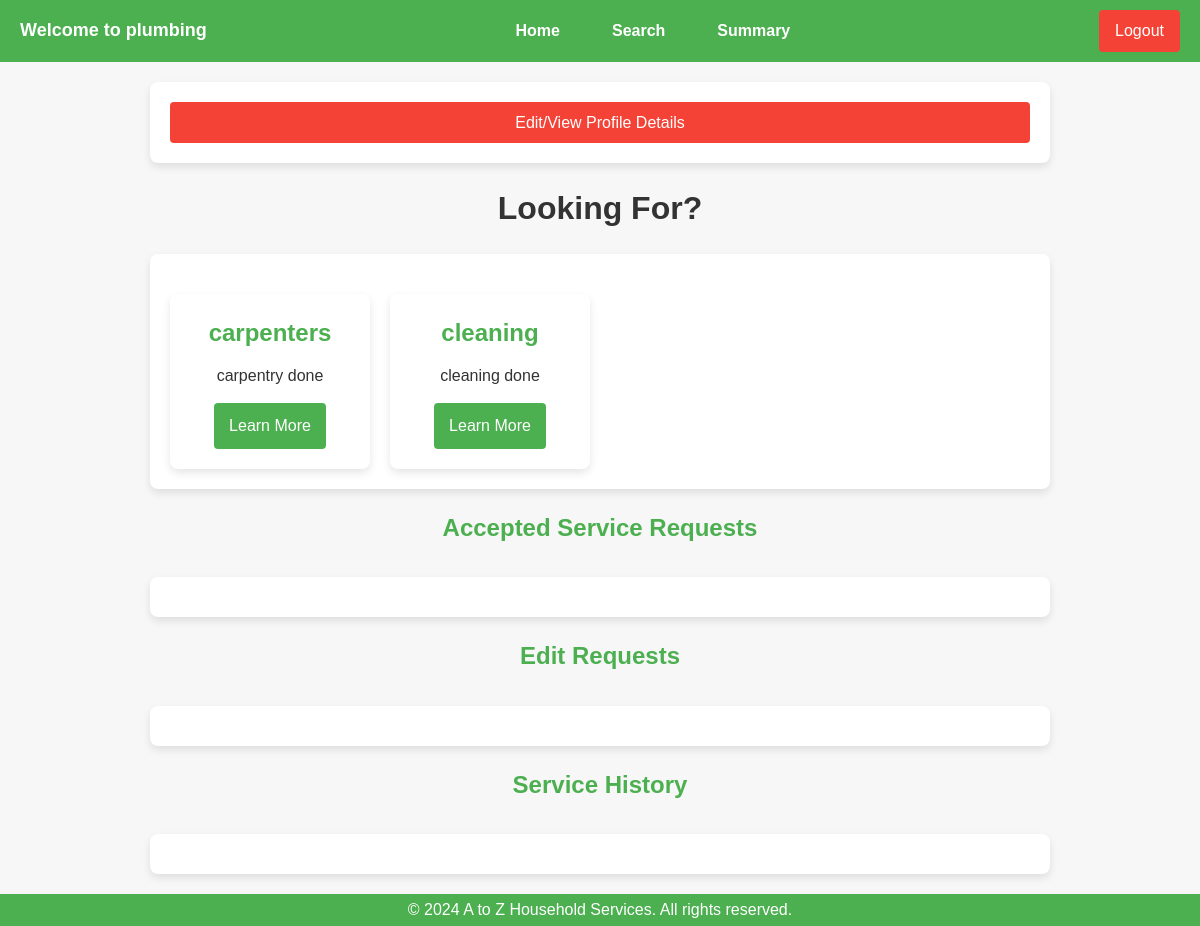
The app's page /dashboard/1/plumbing, older data.
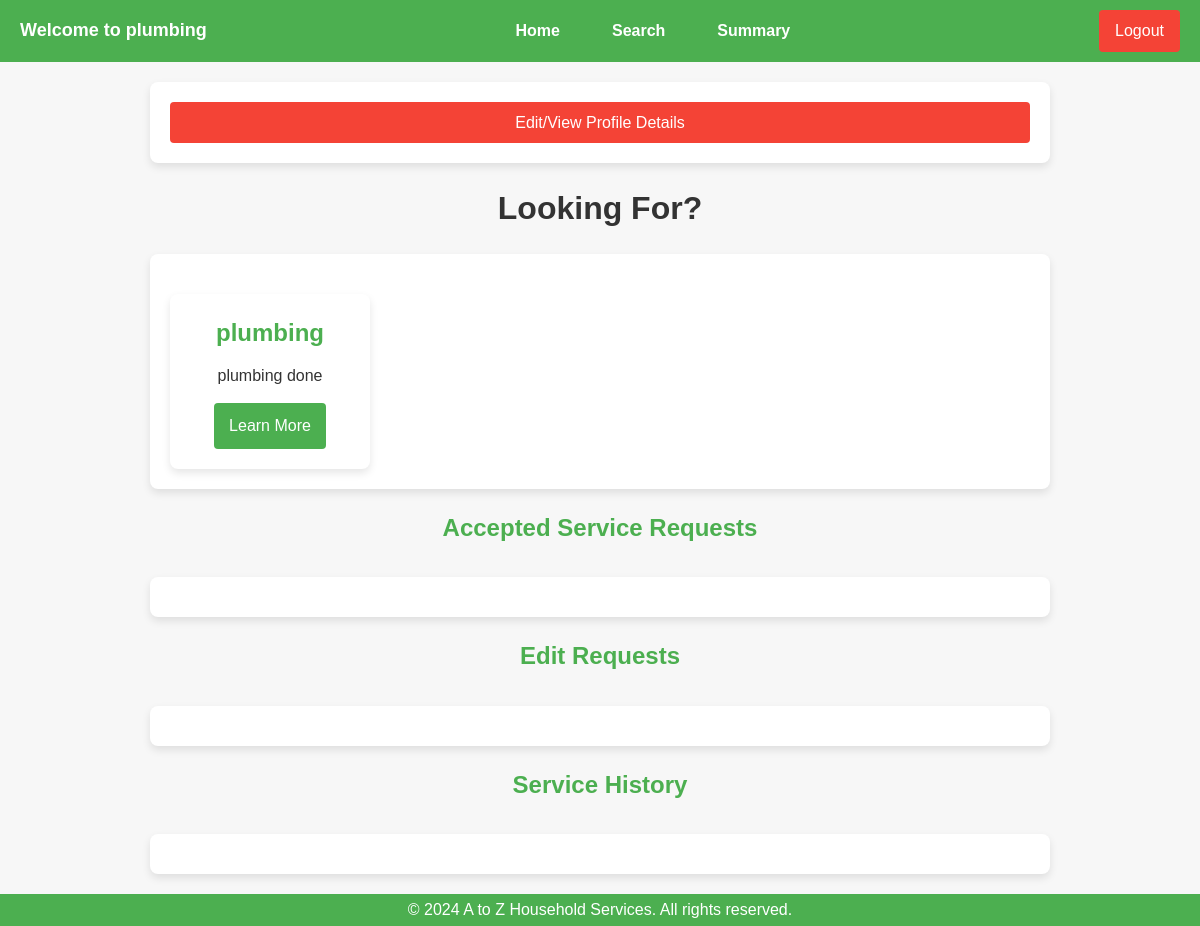
The same page, newer data.
### backend/models.py (models this page shows)
class Service(db.Model):
    __tablename__ = 'services'
    id = db.Column(db.Integer, primary_key=True)
    name = db.Column(db.String(120), nullable=False)
    price = db.Column(db.Float, nullable=False)
    time_required = db.Column(db.String(50), nullable=False)  # e.g., "2 hours"
    description = db.Column(db.Text, nullable=True)

### backend/controllers.py (the view, shortened to what this page needs)
@app.route("/dashboard/<id>/<name>")
def dashboard(id,name):
    services = get_services()
    reqs = get_service_requests_for_user(id)
    return render_template("dashboard.html",name=name,id=id,services=services,reqs=reqs)

### backend/controllers.py (called while the page is built)
def get_services():
    services = Service.query.all()
    return services

def get_service_requests_for_user(uid):
    serv_reqs = (
        db.session.query(ServiceRequest)
        .join(Customer, ServiceRequest.customer_id == Customer.id)
        .filter(Customer.id == uid)
        .all()
    )
    for req in serv_reqs:
        print(req)
        req.prof = get_professional(req.professional_id)
        req.service = get_service(req.service_id)
        print(req.prof,req.service)
    return serv_reqs

### templates/dashboard.html (shortened to what this page needs)
<!DOCTYPE html>
<html lang="en">
<head>
    <link rel="stylesheet" href="/static/main.css">
</head>
<body>
<nav class="navbar">
    <div class="navbar-left">
        <span>Welcome to {{name}}</span>
    </div>
    <ul class="navbar-links">
        <li><a href="/dashboard/{{id}}/{{name}}">Home</a></li>
        <li><a href="/search">Search</a></li>
        <li><a href="/summary">Summary</a></li>
    </ul>
    <div class="navbar-right">
        <a href="/" class="btn btn-logout">Logout</a>
    </div>
</nav>
<div class="my-container">
    <a href="/editprofile/{{id}}" class="btn-secondary">Edit/View Profile Details</a>
</div>
<div class="center">
    <h1>Looking For?</h1>
</div>
<div class="my-container">
    <div class="card-container">
    {%if services%}
    {%for service in services%}
        <div class="card">
            <h3>{{service.name}}</h3>
            <p>{{service.description}}</p>
            <a href="/booking/{{name}}/{{id}}/{{service.id}}" class="btn btn-primary">Learn More</a>
        </div>
    {%endfor%}
    {%endif%}
    </div>
</div>
<h3>Accepted Service Requests</h3>
<main class="my-container">
</main>
<h3>Edit Requests</h3>
<main class="my-container">
</main>
<h3>Service History</h3>
<main class="my-container" >
</main>
<footer>
    <p>&copy; 2024 A to Z Household Services. All rights reserved.</p>
</footer>
</body>
</html>

### static/main.css (style rules this page uses)
* { margin: 0; padding: 0; box-sizing: border-box; }
body { font-family: Arial, sans-serif; background-color: #f7f7f7; color: #333; line-height: 1.6; display: flex; flex-direction: column; justify-content:space-between; align-items: center; height: 100vh; }
.btn-secondary { display: inline-block; width: 100%; text-decoration: none; text-align: center; font-size: 16px; background-color: #f44336; color: white; padding: 8px 16px; border-radius: 4px; cursor: pointer; border: none; transition: transform 0.3s ease-in-out }
.navbar { width: 100%; background-color: #4CAF50; padding: 10px 20px; display: flex; justify-content: space-between; align-items: center; position: sticky; top: 0; z-index: 1000; }
.navbar-left { color: white; font-size: 18px; font-weight: bold; }
.navbar-links { list-style: none; display: flex; gap: 20px; }
.navbar-links li { display: inline-block; }
.navbar-links a { color: white; text-decoration: none; font-size: 16px; font-weight: bold; padding: 8px 16px; transition: background-color 0.3s; }
.navbar-right { display: flex; align-items: center; }
.navbar-right .btn-logout { background-color: #f44336; color: white; padding: 8px 16px; border-radius: 4px; cursor: pointer; text-decoration: none; }
.my-container { width: 100%; max-width: 900px; max-height: min-content; margin: 20px auto; padding: 20px; background-color: #ffffff; box-shadow: 0 4px 8px rgba(0, 0, 0, 0.1); border-radius: 8px; }
.center { text-align: center; }
.card-container { display: grid; grid-template-columns: repeat(auto-fill, minmax(200px, 1fr)); gap: 20px; margin-top: 20px; }
.card { background-color: #fff; padding: 20px; border-radius: 8px; box-shadow: 0 4px 8px rgba(0, 0, 0, 0.1); text-align: center; transition: transform 0.3s ease-in-out; }
h3 { color: #4CAF50; font-size: 24px; margin-bottom: 10px; }
.card p { font-size: 16px; margin-bottom: 15px; }
.card a { display: inline-block; background-color: #4CAF50; color: white; padding: 10px 15px; border-radius: 4px; text-decoration: none; font-size: 16px; transition: background-color 0.3s; }
footer { background-color: #4CAF50; color: white; text-align: center; width: 100%; padding: 3px 0; bottom: 0; }

Row changes from the older to the newer data that the page shows:
removed Service: name "carpenters", description "carpentry done"
removed Service: name "cleaning", description "cleaning done"
added Service: name "plumbing", description "plumbing done"
Text that changed along with them:
{{ name }}: "plumbing" → (not shown)
